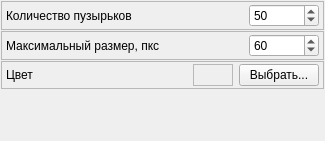
<?xml version="1.0" encoding="UTF-8"?>
<ui version="4.0">
 <class>BubblesIrriantSettingsWidget</class>
 <widget class="QWidget" name="BubblesIrriantSettingsWidget">
  <property name="geometry">
   <rect>
    <x>0</x>
    <y>0</y>
    <width>325</width>
    <height>141</height>
   </rect>
  </property>
  <property name="windowTitle">
   <string>Form</string>
  </property>
  <layout class="QVBoxLayout" name="verticalLayout">
   <property name="spacing">
    <number>1</number>
   </property>
   <property name="leftMargin">
    <number>1</number>
   </property>
   <property name="topMargin">
    <number>1</number>
   </property>
   <property name="rightMargin">
    <number>1</number>
   </property>
   <property name="bottomMargin">
    <number>1</number>
   </property>
   <item>
    <widget class="QFrame" name="frBubblesCount">
     <property name="frameShape">
      <enum>QFrame::StyledPanel</enum>
     </property>
     <property name="frameShadow">
      <enum>QFrame::Raised</enum>
     </property>
     <layout class="QHBoxLayout" name="horizontalLayout_11">
      <property name="leftMargin">
       <number>4</number>
      </property>
      <property name="topMargin">
       <number>2</number>
      </property>
      <property name="rightMargin">
       <number>4</number>
      </property>
      <property name="bottomMargin">
       <number>2</number>
      </property>
      <item>
       <widget class="QLabel" name="lblBubblesCount">
        <property name="text">
         <string>Количество пузырьков</string>
        </property>
       </widget>
      </item>
      <item>
       <spacer name="horizontalSpacer_11">
        <property name="orientation">
         <enum>Qt::Horizontal</enum>
        </property>
        <property name="sizeHint" stdset="0">
         <size>
          <width>40</width>
          <height>20</height>
         </size>
        </property>
       </spacer>
      </item>
      <item>
       <widget class="QSpinBox" name="edBubblesCount">
        <property name="minimumSize">
         <size>
          <width>70</width>
          <height>0</height>
         </size>
        </property>
        <property name="minimum">
         <number>10</number>
        </property>
        <property name="maximum">
         <number>150</number>
        </property>
        <property name="singleStep">
         <number>10</number>
        </property>
        <property name="value">
         <number>50</number>
        </property>
       </widget>
      </item>
     </layout>
    </widget>
   </item>
   <item>
    <widget class="QFrame" name="frMaxSize">
     <property name="frameShape">
      <enum>QFrame::StyledPanel</enum>
     </property>
     <property name="frameShadow">
      <enum>QFrame::Raised</enum>
     </property>
     <layout class="QHBoxLayout" name="horizontalLayout_15">
      <property name="leftMargin">
       <number>4</number>
      </property>
      <property name="topMargin">
       <number>2</number>
      </property>
      <property name="rightMargin">
       <number>4</number>
      </property>
      <property name="bottomMargin">
       <number>2</number>
      </property>
      <item>
       <widget class="QLabel" name="lblMaxSize">
        <property name="text">
         <string>Максимальный размер, пкс</string>
        </property>
       </widget>
      </item>
      <item>
       <spacer name="horizontalSpacer_15">
        <property name="orientation">
         <enum>Qt::Horizontal</enum>
        </property>
        <property name="sizeHint" stdset="0">
         <size>
          <width>40</width>
          <height>20</height>
         </size>
        </property>
       </spacer>
      </item>
      <item>
       <widget class="QSpinBox" name="edMaxSize">
        <property name="minimumSize">
         <size>
          <width>70</width>
          <height>0</height>
         </size>
        </property>
        <property name="minimum">
         <number>10</number>
        </property>
        <property name="maximum">
         <number>120</number>
        </property>
        <property name="singleStep">
         <number>5</number>
        </property>
        <property name="value">
         <number>60</number>
        </property>
       </widget>
      </item>
     </layout>
    </widget>
   </item>
   <item>
    <widget class="QFrame" name="frColor">
     <property name="frameShape">
      <enum>QFrame::StyledPanel</enum>
     </property>
     <property name="frameShadow">
      <enum>QFrame::Raised</enum>
     </property>
     <layout class="QHBoxLayout" name="horizontalLayout_14">
      <property name="leftMargin">
       <number>4</number>
      </property>
      <property name="topMargin">
       <number>2</number>
      </property>
      <property name="rightMargin">
       <number>4</number>
      </property>
      <property name="bottomMargin">
       <number>2</number>
      </property>
      <item>
       <widget class="QLabel" name="lblColor">
        <property name="text">
         <string>Цвет</string>
        </property>
       </widget>
      </item>
      <item>
       <spacer name="horizontalSpacer_14">
        <property name="orientation">
         <enum>Qt::Horizontal</enum>
        </property>
        <property name="sizeHint" stdset="0">
         <size>
          <width>40</width>
          <height>20</height>
         </size>
        </property>
       </spacer>
      </item>
      <item>
       <widget class="QFrame" name="frColorSample">
        <property name="minimumSize">
         <size>
          <width>40</width>
          <height>0</height>
         </size>
        </property>
        <property name="frameShape">
         <enum>QFrame::StyledPanel</enum>
        </property>
        <property name="frameShadow">
         <enum>QFrame::Raised</enum>
        </property>
       </widget>
      </item>
      <item>
       <widget class="QPushButton" name="btnSetColor">
        <property name="text">
         <string>Выбрать...</string>
        </property>
       </widget>
      </item>
     </layout>
    </widget>
   </item>
   <item>
    <spacer name="verticalSpacer">
     <property name="orientation">
      <enum>Qt::Vertical</enum>
     </property>
     <property name="sizeHint" stdset="0">
      <size>
       <width>20</width>
       <height>40</height>
      </size>
     </property>
    </spacer>
   </item>
  </layout>
 </widget>
 <resources/>
 <connections>
  <connection>
   <sender>edBubblesCount</sender>
   <signal>valueChanged(int)</signal>
   <receiver>BubblesIrriantSettingsWidget</receiver>
   <slot>on_bubblesCountChanged(int)</slot>
   <hints>
    <hint type="sourcelabel">
     <x>269</x>
     <y>10</y>
    </hint>
    <hint type="destinationlabel">
     <x>324</x>
     <y>3</y>
    </hint>
   </hints>
  </connection>
  <connection>
   <sender>edMaxSize</sender>
   <signal>valueChanged(int)</signal>
   <receiver>BubblesIrriantSettingsWidget</receiver>
   <slot>on_MaxSizeChanged(int)</slot>
   <hints>
    <hint type="sourcelabel">
     <x>292</x>
     <y>41</y>
    </hint>
    <hint type="destinationlabel">
     <x>325</x>
     <y>31</y>
    </hint>
   </hints>
  </connection>
  <connection>
   <sender>btnSetColor</sender>
   <signal>pressed()</signal>
   <receiver>BubblesIrriantSettingsWidget</receiver>
   <slot>on_btnSetColorClicked()</slot>
   <hints>
    <hint type="sourcelabel">
     <x>291</x>
     <y>71</y>
    </hint>
    <hint type="destinationlabel">
     <x>325</x>
     <y>61</y>
    </hint>
   </hints>
  </connection>
 </connections>
 <slots>
  <slot>on_bubblesCountChanged(int)</slot>
  <slot>on_MaxSizeChanged(int)</slot>
  <slot>on_btnSetColorClicked()</slot>
 </slots>
</ui>
